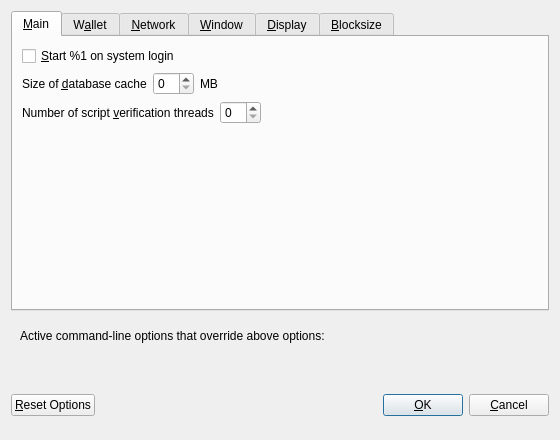
<?xml version="1.0" encoding="UTF-8"?>
<ui version="4.0">
 <class>OptionsDialog</class>
 <widget class="QDialog" name="OptionsDialog">
  <property name="geometry">
   <rect>
    <x>0</x>
    <y>0</y>
    <width>560</width>
    <height>440</height>
   </rect>
  </property>
  <property name="windowTitle">
   <string>Options</string>
  </property>
  <property name="modal">
   <bool>true</bool>
  </property>
  <layout class="QVBoxLayout" name="verticalLayout">
   <item>
    <widget class="QTabWidget" name="tabWidget">
     <property name="currentIndex">
      <number>0</number>
     </property>
     <widget class="QWidget" name="tabMain">
      <attribute name="title">
       <string>&amp;Main</string>
      </attribute>
      <layout class="QVBoxLayout" name="verticalLayout_Main">
       <item>
        <widget class="QCheckBox" name="bitcoinAtStartup">
         <property name="toolTip">
          <string>Automatically start %1 after logging in to the system.</string>
         </property>
         <property name="text">
          <string>&amp;Start %1 on system login</string>
         </property>
        </widget>
       </item>
       <item>
        <layout class="QHBoxLayout" name="horizontalLayout_2_Main">
         <item>
          <widget class="QLabel" name="databaseCacheLabel">
           <property name="text">
            <string>Size of &amp;database cache</string>
           </property>
           <property name="textFormat">
            <enum>Qt::PlainText</enum>
           </property>
           <property name="buddy">
            <cstring>databaseCache</cstring>
           </property>
          </widget>
         </item>
         <item>
          <widget class="QSpinBox" name="databaseCache"/>
         </item>
         <item>
          <widget class="QLabel" name="databaseCacheUnitLabel">
           <property name="text">
            <string>MB</string>
           </property>
           <property name="textFormat">
            <enum>Qt::PlainText</enum>
           </property>
          </widget>
         </item>
         <item>
          <spacer name="horizontalSpacer_2_Main">
           <property name="orientation">
            <enum>Qt::Horizontal</enum>
           </property>
           <property name="sizeHint" stdset="0">
            <size>
             <width>40</width>
             <height>20</height>
            </size>
           </property>
          </spacer>
         </item>
        </layout>
       </item>
       <item>
        <layout class="QHBoxLayout" name="horizontalLayout_3_Main">
         <item>
          <widget class="QLabel" name="threadsScriptVerifLabel">
           <property name="text">
            <string>Number of script &amp;verification threads</string>
           </property>
           <property name="textFormat">
            <enum>Qt::PlainText</enum>
           </property>
           <property name="buddy">
            <cstring>threadsScriptVerif</cstring>
           </property>
          </widget>
         </item>
         <item>
          <widget class="QSpinBox" name="threadsScriptVerif">
           <property name="toolTip">
            <string>(0 = auto, &lt;0 = leave that many cores free)</string>
           </property>
          </widget>
         </item>
         <item>
          <spacer name="horizontalSpacer_3_Main">
           <property name="orientation">
            <enum>Qt::Horizontal</enum>
           </property>
           <property name="sizeHint" stdset="0">
            <size>
             <width>40</width>
             <height>20</height>
            </size>
           </property>
          </spacer>
         </item>
        </layout>
       </item>
       <item>
        <spacer name="verticalSpacer_Main">
         <property name="orientation">
          <enum>Qt::Vertical</enum>
         </property>
         <property name="sizeHint" stdset="0">
          <size>
           <width>20</width>
           <height>40</height>
          </size>
         </property>
        </spacer>
       </item>
      </layout>
     </widget>
     <widget class="QWidget" name="tabWallet">
      <attribute name="title">
       <string>W&amp;allet</string>
      </attribute>
      <layout class="QVBoxLayout" name="verticalLayout_Wallet">
       <item>
        <widget class="QGroupBox" name="groupBox">
         <property name="title">
          <string>Expert</string>
         </property>
         <layout class="QVBoxLayout" name="verticalLayout_2">
          <item>
           <widget class="QCheckBox" name="coinControlFeatures">
            <property name="toolTip">
             <string>Whether to show coin control features or not.</string>
            </property>
            <property name="text">
             <string>Enable coin &amp;control features</string>
            </property>
           </widget>
          </item>
          <item>
           <widget class="QCheckBox" name="spendZeroConfChange">
            <property name="toolTip">
             <string>If you disable the spending of unconfirmed change, the change from a transaction cannot be used until that transaction has at least one confirmation. This also affects how your balance is computed.</string>
            </property>
            <property name="text">
             <string>&amp;Spend unconfirmed change</string>
            </property>
           </widget>
          </item>
         </layout>
        </widget>
       </item>
       <item>
        <spacer name="verticalSpacer_Wallet">
         <property name="orientation">
          <enum>Qt::Vertical</enum>
         </property>
         <property name="sizeHint" stdset="0">
          <size>
           <width>20</width>
           <height>40</height>
          </size>
         </property>
        </spacer>
       </item>
      </layout>
     </widget>
     <widget class="QWidget" name="tabNetwork">
      <attribute name="title">
       <string>&amp;Network</string>
      </attribute>
      <layout class="QVBoxLayout" name="verticalLayout_Network">
       <item>
        <widget class="QCheckBox" name="mapPortUpnp">
         <property name="toolTip">
          <string>Automatically open the Bitcoin client port on the router. This only works when your router supports UPnP and it is enabled.</string>
         </property>
         <property name="text">
          <string>Map port using &amp;UPnP</string>
         </property>
        </widget>
       </item>
       <item>
        <widget class="QCheckBox" name="allowIncoming">
         <property name="toolTip">
          <string>Accept connections from outside</string>
         </property>
         <property name="text">
          <string>Allow incoming connections</string>
         </property>
        </widget>
       </item>
       <item>
        <widget class="QCheckBox" name="connectSocks">
         <property name="toolTip">
          <string>Connect to the Bitcoin network through a SOCKS5 proxy.</string>
         </property>
         <property name="text">
          <string>&amp;Connect through SOCKS5 proxy (default proxy):</string>
         </property>
        </widget>
       </item>
       <item>
        <layout class="QHBoxLayout" name="horizontalLayout_1_Network">
         <item>
          <widget class="QLabel" name="proxyIpLabel">
           <property name="text">
            <string>Proxy &amp;IP:</string>
           </property>
           <property name="textFormat">
            <enum>Qt::PlainText</enum>
           </property>
           <property name="buddy">
            <cstring>proxyIp</cstring>
           </property>
          </widget>
         </item>
         <item>
          <widget class="QValidatedLineEdit" name="proxyIp">
           <property name="minimumSize">
            <size>
             <width>140</width>
             <height>0</height>
            </size>
           </property>
           <property name="maximumSize">
            <size>
             <width>140</width>
             <height>16777215</height>
            </size>
           </property>
           <property name="toolTip">
            <string>IP address of the proxy (e.g. IPv4: 127.0.0.1 / IPv6: ::1)</string>
           </property>
          </widget>
         </item>
         <item>
          <widget class="QLabel" name="proxyPortLabel">
           <property name="text">
            <string>&amp;Port:</string>
           </property>
           <property name="textFormat">
            <enum>Qt::PlainText</enum>
           </property>
           <property name="buddy">
            <cstring>proxyPort</cstring>
           </property>
          </widget>
         </item>
         <item>
          <widget class="QLineEdit" name="proxyPort">
           <property name="minimumSize">
            <size>
             <width>55</width>
             <height>0</height>
            </size>
           </property>
           <property name="maximumSize">
            <size>
             <width>55</width>
             <height>16777215</height>
            </size>
           </property>
           <property name="toolTip">
            <string>Port of the proxy (e.g. 9050)</string>
           </property>
          </widget>
         </item>
         <item>
          <spacer name="horizontalSpacer_1_Network">
           <property name="orientation">
            <enum>Qt::Horizontal</enum>
           </property>
           <property name="sizeHint" stdset="0">
            <size>
             <width>40</width>
             <height>20</height>
            </size>
           </property>
          </spacer>
         </item>
        </layout>
       </item>
       <item>
        <layout class="QHBoxLayout" name="horizontalLayout_2_Network">
         <item>
          <widget class="QLabel" name="proxyActiveNets">
           <property name="text">
            <string>Used for reaching peers via:</string>
           </property>
           <property name="textFormat">
            <enum>Qt::PlainText</enum>
           </property>
          </widget>
         </item>
         <item>
          <widget class="QCheckBox" name="proxyReachIPv4">
           <property name="enabled">
            <bool>false</bool>
           </property>
           <property name="toolTip">
            <string>Shows, if the supplied default SOCKS5 proxy is used to reach peers via this network type.</string>
           </property>
           <property name="text">
            <string/>
           </property>
          </widget>
         </item>
         <item>
          <widget class="QLabel" name="proxyReachIPv4Label">
           <property name="text">
            <string>IPv4</string>
           </property>
           <property name="textFormat">
            <enum>Qt::PlainText</enum>
           </property>
          </widget>
         </item>
         <item>
          <widget class="QCheckBox" name="proxyReachIPv6">
           <property name="enabled">
            <bool>false</bool>
           </property>
           <property name="toolTip">
            <string>Shows, if the supplied default SOCKS5 proxy is used to reach peers via this network type.</string>
           </property>
           <property name="text">
            <string/>
           </property>
          </widget>
         </item>
         <item>
          <widget class="QLabel" name="proxyReachIPv6Label">
           <property name="text">
            <string>IPv6</string>
           </property>
           <property name="textFormat">
            <enum>Qt::PlainText</enum>
           </property>
          </widget>
         </item>
         <item>
          <widget class="QCheckBox" name="proxyReachTor">
           <property name="enabled">
            <bool>false</bool>
           </property>
           <property name="toolTip">
            <string>Shows, if the supplied default SOCKS5 proxy is used to reach peers via this network type.</string>
           </property>
           <property name="text">
            <string/>
           </property>
          </widget>
         </item>
         <item>
          <widget class="QLabel" name="proxyReachTorLabel">
           <property name="text">
            <string>Tor</string>
           </property>
           <property name="textFormat">
            <enum>Qt::PlainText</enum>
           </property>
          </widget>
         </item>
         <item>
          <spacer name="horizontalSpacer_2_Network">
           <property name="orientation">
            <enum>Qt::Horizontal</enum>
           </property>
           <property name="sizeHint" stdset="0">
            <size>
             <width>40</width>
             <height>20</height>
            </size>
           </property>
          </spacer>
         </item>
        </layout>
       </item>
       <item>
        <widget class="QCheckBox" name="connectSocksTor">
         <property name="toolTip">
          <string>Connect to the Bitcoin network through a separate SOCKS5 proxy for Tor hidden services.</string>
         </property>
         <property name="text">
          <string>Use separate SOCKS5 proxy to reach peers via Tor hidden services:</string>
         </property>
        </widget>
       </item>
       <item>
        <layout class="QHBoxLayout" name="horizontalLayout_3_Network">
         <item>
          <widget class="QLabel" name="proxyIpTorLabel">
           <property name="text">
            <string>Proxy &amp;IP:</string>
           </property>
           <property name="textFormat">
            <enum>Qt::PlainText</enum>
           </property>
           <property name="buddy">
            <cstring>proxyIpTor</cstring>
           </property>
          </widget>
         </item>
         <item>
          <widget class="QValidatedLineEdit" name="proxyIpTor">
           <property name="minimumSize">
            <size>
             <width>140</width>
             <height>0</height>
            </size>
           </property>
           <property name="maximumSize">
            <size>
             <width>140</width>
             <height>16777215</height>
            </size>
           </property>
           <property name="toolTip">
            <string>IP address of the proxy (e.g. IPv4: 127.0.0.1 / IPv6: ::1)</string>
           </property>
          </widget>
         </item>
         <item>
          <widget class="QLabel" name="proxyPortTorLabel">
           <property name="text">
            <string>&amp;Port:</string>
           </property>
           <property name="textFormat">
            <enum>Qt::PlainText</enum>
           </property>
           <property name="buddy">
            <cstring>proxyPortTor</cstring>
           </property>
          </widget>
         </item>
         <item>
          <widget class="QLineEdit" name="proxyPortTor">
           <property name="minimumSize">
            <size>
             <width>55</width>
             <height>0</height>
            </size>
           </property>
           <property name="maximumSize">
            <size>
             <width>55</width>
             <height>16777215</height>
            </size>
           </property>
           <property name="toolTip">
            <string>Port of the proxy (e.g. 9050)</string>
           </property>
          </widget>
         </item>
         <item>
          <spacer name="horizontalSpacer_4_Network">
           <property name="orientation">
            <enum>Qt::Horizontal</enum>
           </property>
           <property name="sizeHint" stdset="0">
            <size>
             <width>40</width>
             <height>20</height>
            </size>
           </property>
          </spacer>
         </item>
        </layout>
       </item>
       <item>
        <spacer name="verticalSpacer_Network">
         <property name="orientation">
          <enum>Qt::Vertical</enum>
         </property>
         <property name="sizeHint" stdset="0">
          <size>
           <width>20</width>
           <height>40</height>
          </size>
         </property>
        </spacer>
       </item>
      </layout>
     </widget>
     <widget class="QWidget" name="tabWindow">
      <attribute name="title">
       <string>&amp;Window</string>
      </attribute>
      <layout class="QVBoxLayout" name="verticalLayout_Window">
       <item>
        <widget class="QCheckBox" name="hideTrayIcon">
         <property name="toolTip">
          <string>&amp;Hide the icon from the system tray.</string>
         </property>
         <property name="text">
          <string>Hide tray icon</string>
         </property>
        </widget>
       </item>
       <item>
        <widget class="QCheckBox" name="minimizeToTray">
         <property name="toolTip">
          <string>Show only a tray icon after minimizing the window.</string>
         </property>
         <property name="text">
          <string>&amp;Minimize to the tray instead of the taskbar</string>
         </property>
        </widget>
       </item>
       <item>
        <widget class="QCheckBox" name="minimizeOnClose">
         <property name="toolTip">
          <string>Minimize instead of exit the application when the window is closed. When this option is enabled, the application will be closed only after selecting Exit in the menu.</string>
         </property>
         <property name="text">
          <string>M&amp;inimize on close</string>
         </property>
        </widget>
       </item>
       <item>
        <spacer name="verticalSpacer_Window">
         <property name="orientation">
          <enum>Qt::Vertical</enum>
         </property>
         <property name="sizeHint" stdset="0">
          <size>
           <width>20</width>
           <height>40</height>
          </size>
         </property>
        </spacer>
       </item>
      </layout>
     </widget>
     <widget class="QWidget" name="tabDisplay">
      <attribute name="title">
       <string>&amp;Display</string>
      </attribute>
      <layout class="QVBoxLayout" name="verticalLayout_Display">
       <item>
        <layout class="QHBoxLayout" name="horizontalLayout_1_Display">
         <item>
          <widget class="QLabel" name="langLabel">
           <property name="text">
            <string>User Interface &amp;language:</string>
           </property>
           <property name="textFormat">
            <enum>Qt::PlainText</enum>
           </property>
           <property name="buddy">
            <cstring>lang</cstring>
           </property>
          </widget>
         </item>
         <item>
          <widget class="QValueComboBox" name="lang">
           <property name="toolTip">
            <string>The user interface language can be set here. This setting will take effect after restarting %1.</string>
           </property>
          </widget>
         </item>
        </layout>
       </item>
       <item>
        <layout class="QHBoxLayout" name="horizontalLayout_2_Display">
         <item>
          <widget class="QLabel" name="unitLabel">
           <property name="text">
            <string>&amp;Unit to show amounts in:</string>
           </property>
           <property name="textFormat">
            <enum>Qt::PlainText</enum>
           </property>
           <property name="buddy">
            <cstring>unit</cstring>
           </property>
          </widget>
         </item>
         <item>
          <widget class="QValueComboBox" name="unit">
           <property name="toolTip">
            <string>Choose the default subdivision unit to show in the interface and when sending coins.</string>
           </property>
          </widget>
         </item>
        </layout>
       </item>
       <item>
        <layout class="QHBoxLayout" name="horizontalLayout_3_Display">
         <item>
          <widget class="QLabel" name="thirdPartyTxUrlsLabel">
           <property name="toolTip">
            <string>Third party URLs (e.g. a block explorer) that appear in the transactions tab as context menu items. %s in the URL is replaced by transaction hash. Multiple URLs are separated by vertical bar |.</string>
           </property>
           <property name="text">
            <string>Third party transaction URLs</string>
           </property>
           <property name="buddy">
            <cstring>thirdPartyTxUrls</cstring>
           </property>
          </widget>
         </item>
         <item>
          <widget class="QLineEdit" name="thirdPartyTxUrls">
           <property name="toolTip">
            <string>Third party URLs (e.g. a block explorer) that appear in the transactions tab as context menu items. %s in the URL is replaced by transaction hash. Multiple URLs are separated by vertical bar |.</string>
           </property>
          </widget>
         </item>
        </layout>
       </item>
       <item>
        <spacer name="verticalSpacer_Display">
         <property name="orientation">
          <enum>Qt::Vertical</enum>
         </property>
         <property name="sizeHint" stdset="0">
          <size>
           <width>20</width>
           <height>40</height>
          </size>
         </property>
        </spacer>
       </item>
      </layout>
     </widget>
     <widget class="QWidget" name="tab">
      <attribute name="title">
       <string>&amp;Blocksize</string>
      </attribute>
      <widget class="QGroupBox" name="groupBox_2">
       <property name="geometry">
        <rect>
         <x>10</x>
         <y>10</y>
         <width>521</width>
         <height>61</height>
        </rect>
       </property>
       <property name="title">
        <string>Mining</string>
       </property>
       <widget class="QLabel" name="label">
        <property name="geometry">
         <rect>
          <x>10</x>
          <y>30</y>
          <width>331</width>
          <height>21</height>
         </rect>
        </property>
        <property name="text">
         <string>Maximum Generated Block Size (Bytes)</string>
        </property>
       </widget>
       <widget class="QLineEdit" name="MaximumGeneratedBlockSize">
        <property name="geometry">
         <rect>
          <x>380</x>
          <y>30</y>
          <width>128</width>
          <height>22</height>
         </rect>
        </property>
        <property name="minimumSize">
         <size>
          <width>128</width>
          <height>1</height>
         </size>
        </property>
        <property name="maximumSize">
         <size>
          <width>128</width>
          <height>16777215</height>
         </size>
        </property>
        <property name="toolTip">
         <string>&lt;!DOCTYPE HTML PUBLIC &quot;-//W3C//DTD HTML 4.0//EN&quot; &quot;http://www.w3.org/TR/REC-html40/strict.dtd&quot;&gt;
&lt;html&gt;&lt;head&gt;&lt;meta name=&quot;qrichtext&quot; content=&quot;1&quot; /&gt;&lt;style type=&quot;text/css&quot;&gt;
p, li { white-space: pre-wrap; }
&lt;/style&gt;&lt;/head&gt;&lt;body style=&quot; font-family:'Sans Serif'; font-size:9pt; font-weight:400; font-style:normal;&quot;&gt;
&lt;p style=&quot; margin-top:12px; margin-bottom:12px; margin-left:0px; margin-right:0px; -qt-block-indent:0; text-indent:0px;&quot;&gt;&lt;span style=&quot; color:#00aa00;&quot;&gt;The largest block that shall be mined by this miner.&lt;/span&gt; This should be the current block size until miners consensus is reached for a blocksize increase. &lt;/p&gt;&lt;/body&gt;&lt;/html&gt;</string>
        </property>
        <property name="maxLength">
         <number>1000000000</number>
        </property>
       </widget>
      </widget>
      <widget class="QGroupBox" name="groupBox_3">
       <property name="geometry">
        <rect>
         <x>10</x>
         <y>90</y>
         <width>521</width>
         <height>111</height>
        </rect>
       </property>
       <property name="title">
        <string>Block Acceptance</string>
       </property>
       <widget class="QLabel" name="label_2">
        <property name="geometry">
         <rect>
          <x>10</x>
          <y>30</y>
          <width>321</width>
          <height>21</height>
         </rect>
        </property>
        <property name="toolTip">
         <string>&lt;html&gt;&lt;head/&gt;&lt;body&gt;&lt;p&gt;&lt;br/&gt;&lt;/p&gt;&lt;/body&gt;&lt;/html&gt;</string>
        </property>
        <property name="text">
         <string>Excessive Block Size (Bytes)</string>
        </property>
       </widget>
       <widget class="QLineEdit" name="ExcessiveBlockSize">
        <property name="geometry">
         <rect>
          <x>380</x>
          <y>30</y>
          <width>128</width>
          <height>22</height>
         </rect>
        </property>
        <property name="minimumSize">
         <size>
          <width>128</width>
          <height>1</height>
         </size>
        </property>
        <property name="maximumSize">
         <size>
          <width>128</width>
          <height>16777215</height>
         </size>
        </property>
        <property name="toolTip">
         <string>&lt;html&gt;&lt;head/&gt;&lt;body&gt;&lt;p&gt;&lt;span style=&quot; color:#00aa00;&quot;&gt;This is the maximum blocksize that this node will accept as a valid block.&lt;/span&gt; Blocks above this size shall be considered 'excessive', that is they will not be relayed or become part of the chain until 'Excessive Acceptance' blocks have been mined on top of them.&lt;/p&gt;&lt;/body&gt;&lt;/html&gt;</string>
        </property>
        <property name="maxLength">
         <number>1000000000</number>
        </property>
       </widget>
       <widget class="QLabel" name="label_3">
        <property name="geometry">
         <rect>
          <x>10</x>
          <y>60</y>
          <width>331</width>
          <height>21</height>
         </rect>
        </property>
        <property name="text">
         <string>Excessive Acceptance Depth (Blocks)</string>
        </property>
       </widget>
       <widget class="QLineEdit" name="ExcessiveAcceptanceDepth">
        <property name="geometry">
         <rect>
          <x>380</x>
          <y>60</y>
          <width>128</width>
          <height>22</height>
         </rect>
        </property>
        <property name="minimumSize">
         <size>
          <width>128</width>
          <height>1</height>
         </size>
        </property>
        <property name="maximumSize">
         <size>
          <width>128</width>
          <height>16777215</height>
         </size>
        </property>
        <property name="toolTip">
         <string>&lt;html&gt;&lt;head/&gt;&lt;body&gt;&lt;p&gt;&lt;span style=&quot; color:#00aa00;&quot;&gt;The excessive acceptance depth in blocks.&lt;/span&gt; An excessive block normally blocks a chain from being accepted. However, if the chain grows deaper than this depth, then accept the excessive block (and the chain). &lt;/p&gt;&lt;/body&gt;&lt;/html&gt;</string>
        </property>
        <property name="maxLength">
         <number>1000000000</number>
        </property>
       </widget>
      </widget>
     </widget>
    </widget>
   </item>
   <item>
    <widget class="QFrame" name="frame">
     <layout class="QVBoxLayout" name="verticalLayout_Bottom">
      <item>
       <layout class="QHBoxLayout" name="horizontalLayout_Bottom">
        <item>
         <widget class="QLabel" name="overriddenByCommandLineInfoLabel">
          <property name="text">
           <string>Active command-line options that override above options:</string>
          </property>
          <property name="textFormat">
           <enum>Qt::PlainText</enum>
          </property>
         </widget>
        </item>
        <item>
         <spacer name="horizontalSpacer_Bottom">
          <property name="orientation">
           <enum>Qt::Horizontal</enum>
          </property>
          <property name="sizeHint" stdset="0">
           <size>
            <width>40</width>
            <height>20</height>
           </size>
          </property>
         </spacer>
        </item>
       </layout>
      </item>
      <item>
       <widget class="QLabel" name="overriddenByCommandLineLabel">
        <property name="text">
         <string/>
        </property>
        <property name="textFormat">
         <enum>Qt::PlainText</enum>
        </property>
        <property name="wordWrap">
         <bool>true</bool>
        </property>
       </widget>
      </item>
     </layout>
    </widget>
   </item>
   <item>
    <layout class="QHBoxLayout" name="horizontalLayout_Buttons">
     <item>
      <widget class="QPushButton" name="resetButton">
       <property name="toolTip">
        <string>Reset all client options to default.</string>
       </property>
       <property name="text">
        <string>&amp;Reset Options</string>
       </property>
       <property name="autoDefault">
        <bool>false</bool>
       </property>
      </widget>
     </item>
     <item>
      <spacer name="horizontalSpacer_1">
       <property name="orientation">
        <enum>Qt::Horizontal</enum>
       </property>
       <property name="sizeHint" stdset="0">
        <size>
         <width>40</width>
         <height>48</height>
        </size>
       </property>
      </spacer>
     </item>
     <item>
      <widget class="QLabel" name="statusLabel">
       <property name="minimumSize">
        <size>
         <width>200</width>
         <height>0</height>
        </size>
       </property>
       <property name="font">
        <font>
         <weight>75</weight>
         <bold>true</bold>
        </font>
       </property>
       <property name="text">
        <string/>
       </property>
       <property name="textFormat">
        <enum>Qt::PlainText</enum>
       </property>
       <property name="wordWrap">
        <bool>true</bool>
       </property>
      </widget>
     </item>
     <item>
      <spacer name="horizontalSpacer_2">
       <property name="orientation">
        <enum>Qt::Horizontal</enum>
       </property>
       <property name="sizeHint" stdset="0">
        <size>
         <width>40</width>
         <height>48</height>
        </size>
       </property>
      </spacer>
     </item>
     <item>
      <widget class="QPushButton" name="okButton">
       <property name="text">
        <string>&amp;OK</string>
       </property>
       <property name="autoDefault">
        <bool>false</bool>
       </property>
       <property name="default">
        <bool>true</bool>
       </property>
      </widget>
     </item>
     <item>
      <widget class="QPushButton" name="cancelButton">
       <property name="text">
        <string>&amp;Cancel</string>
       </property>
       <property name="autoDefault">
        <bool>false</bool>
       </property>
      </widget>
     </item>
    </layout>
   </item>
  </layout>
 </widget>
 <customwidgets>
  <customwidget>
   <class>QValidatedLineEdit</class>
   <extends>QLineEdit</extends>
   <header>qvalidatedlineedit.h</header>
  </customwidget>
  <customwidget>
   <class>QValueComboBox</class>
   <extends>QComboBox</extends>
   <header>qvaluecombobox.h</header>
  </customwidget>
 </customwidgets>
 <resources/>
 <connections/>
</ui>
